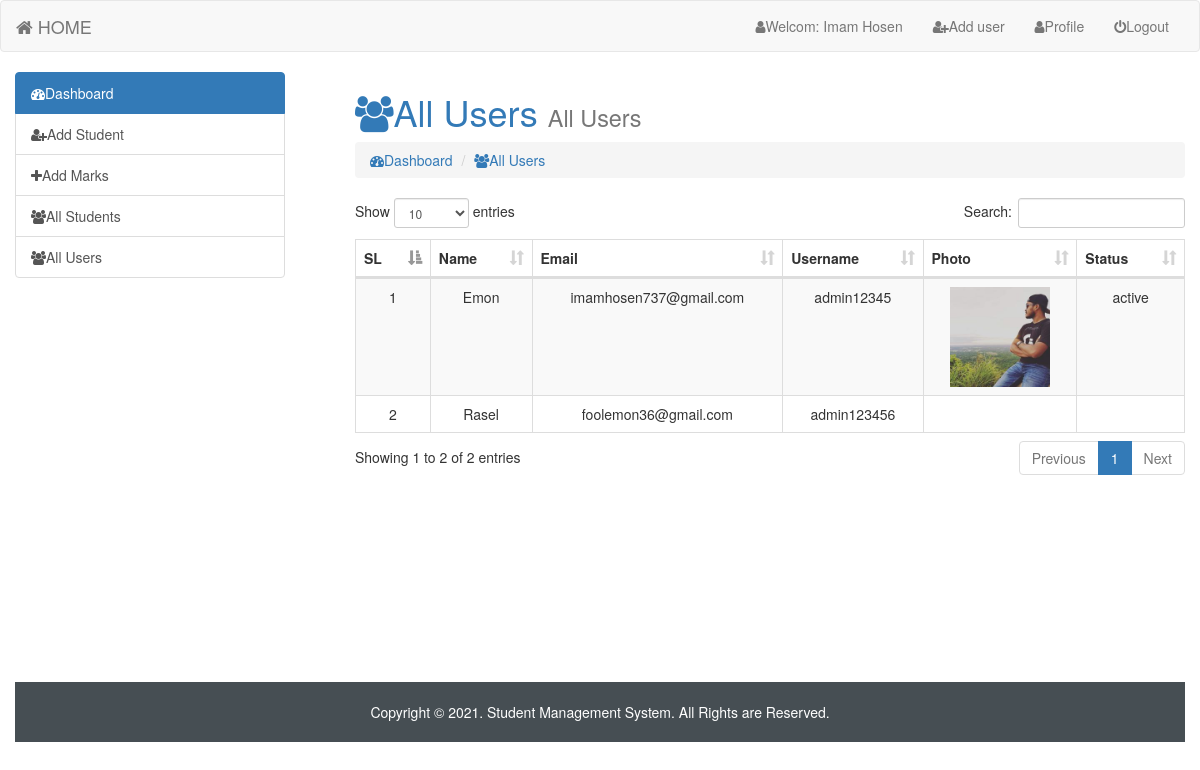
/admin/index.php?page=all_users (signed in), run on the app's committed database.
### tables this page shows
CREATE TABLE `users` (
  `id` int(11) NOT NULL,
  `name` varchar(50) NOT NULL,
  `email` varchar(60) NOT NULL,
  `username` varchar(50) NOT NULL,
  `password` varchar(100) NOT NULL,
  `photo` varchar(80) NOT NULL,
  `status` enum('active','inactive') NOT NULL,
  `datetime` timestamp NULL DEFAULT current_timestamp()
);

### admin/all_users.php (the view)
<?php
require_once('dbcon.php');
?>
<ol>
  <h1 class="text-primary"><i class="fa fa-users"></i>All Users <small> All Users</small></h1>
  <ol class="breadcrumb">
    <li><a href="index.php?page=dashboard"><i class="fa fa-dashboard"></i>Dashboard</a></li>
    <li><a href="index.php?page=all_users"><i class="fa fa-users"></i>All Users</a></li>
  </ol>
  <div class="table-responsive">
    <table class="table table-bordered table-hover table-striped" style="text-align: center;" id="data">
      <thead>
        <tr>
          <th>SL</th>
          <th>Name</th>
          <th>Email</th>
          <th>Username</th>
          <th>Photo</th>
          <th>Status</th>
        </tr>
      </thead>
      <tbody>
        <?php
        $users_data = $con->query("SELECT * FROM `users`");
        $sl = 0;
        while ($data = mysqli_fetch_assoc($users_data)) {  ?>
          <tr>
            <td><?php echo ++$sl; ?></td>
            <td><?php echo $data['name']; ?></td>
            <td><?php echo $data['email']; ?></td>
            <td><?php echo $data['username']; ?></td>
            <td> <img src="./users_images/<?php echo $data['photo']; ?>" style="width: 100px;" alt=""> </td>
            <td><?php echo $data['status']; ?></td>
          </tr>
        <?php } ?>
      </tbody>
    </table>
  </div>

### data on the page
users: name "Emon", email "imamhosen737@gmail.com", username "admin12345", photo (picture), status "active"
users: name "Rasel", email "foolemon36@gmail.com", username "admin123456"
